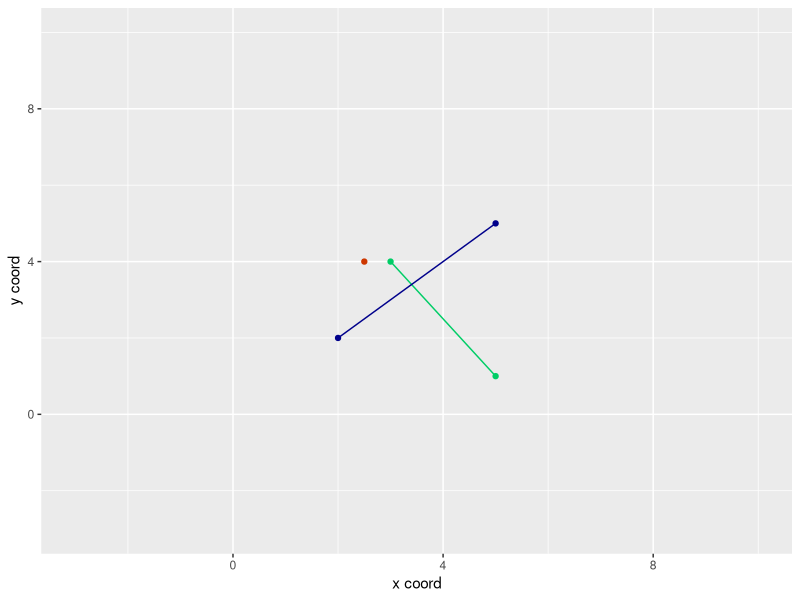
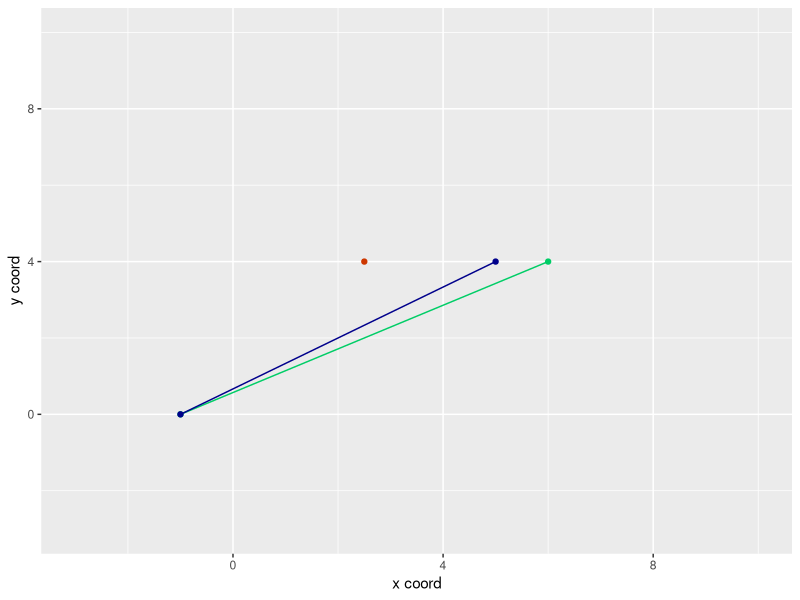
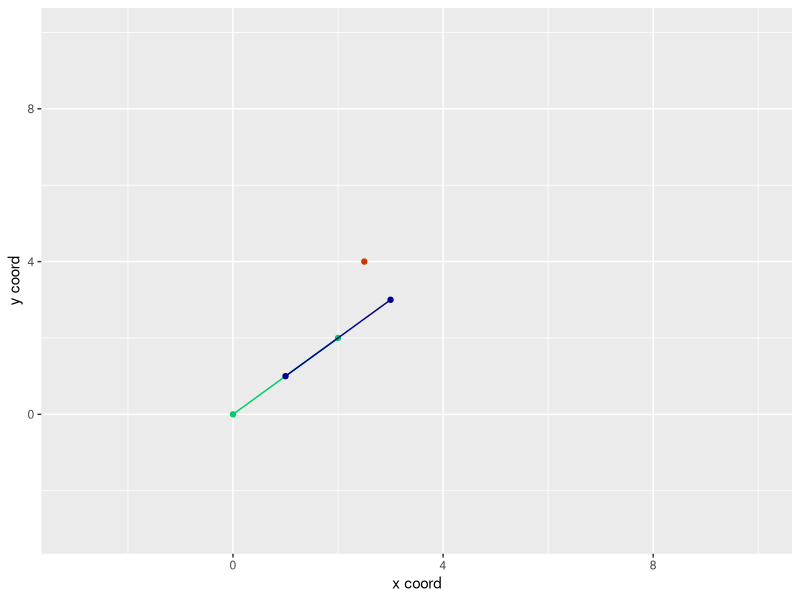
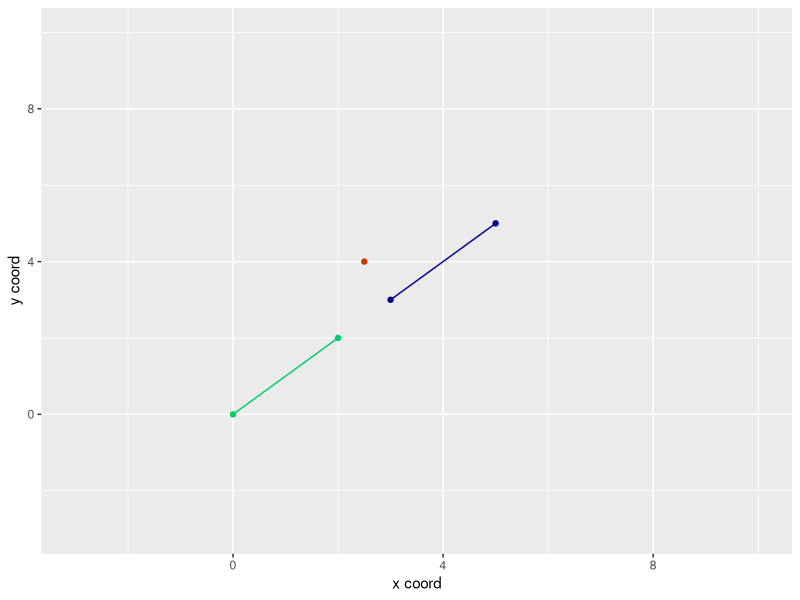
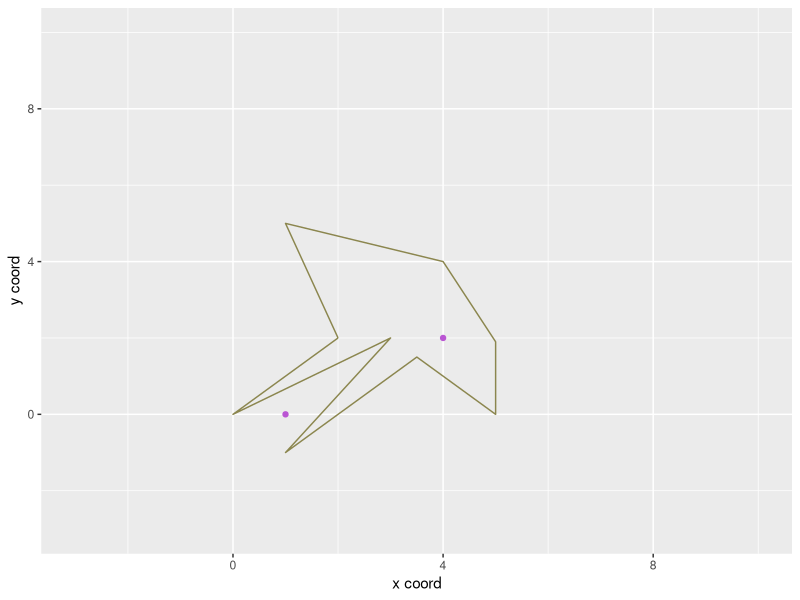

Generate these figures, in order, with R:
setwd("~/wrk/algo/point-in-polygon/")
rm(list = ls())
library(ggplot2)
library(purrr)

# 2d vector cross product function
cross = function(a, b) {
  ## positive = b turns left if placed from head of a
  ## zero     = b does not turn, its same angle as a
  ## negative = b turns right if placed from head of a
  a[[1]] * b[[2]] - a[[2]] * b[[1]]
}

# determine if a point is on left of a line
is_on_left = function(p, s1, s2) {
  if (cross(p - s1, p - s2) > 0)
    return(TRUE)
  return(FALSE)
}

# determine if a point is on right of a line
is_on_right = function(p, s1, s2) {
  if (cross(p - s1, p - s2) < 0)
    return(TRUE)
  return(FALSE)
}

two.segment.intersect = function(a, b, c, d) {
  ## line segment intersection test
  # The two segments are a-b and c-d
  # Case 1: two segments lie on same line and intersect infinitely many points
  # Case 2: segments have a common vertex that is the only intersection points
  # Case 3: there is one intersection point that is not a vertex of
  #         any line segment
  stopifnot(
    length(a) == length(b) && length(b) == length(c)
    && length(c) == length(d) && length(a) == 2
  )
  case1 = FALSE
  case2 = FALSE
  case3 = FALSE
  EPSILON = 1e-9
  # Case 1 - both line segments fall on same line and overlap
  # do vec cross product
  # sort points by x and y
  # check if other segment's point occurs before second point
  # of first segment
  if (abs(cross(b - a, d - c)) < EPSILON) {
    # sort pts
    pts = rbind(a, b, c, d)
    pts = data.frame(pts)
    colnames(pts) = c("x", "y")
    pts = pts[order(pts$y, decreasing = TRUE), ]
    pts = pts[order(pts$x, decreasing = TRUE), ]
    # check if either first two points or last two points
    # equal the points of one of the line segments
    # @NOTE: this == should be fine since we are doing equality of
    # a float with itself, not a float with a different float
    seg1 = rbind(a, b)
    check1 = sum(seg1 == pts[3:4,]) == 4 ||
      sum(seg1 == pts[1:2,]) == 4
    # check if either first two points or last two points
    # equal the points of one of the line segments *in reversed order*
    seg1 = rbind(b, a)
    check2 = sum(seg1 == pts[3:4,]) == 4 ||
      sum(seg1 == pts[1:2,]) == 4
    if (check1 || check2 == TRUE) {
      # print("case1 intersect not detected")
    } else {
      print("case1 (overlapping segments w/ same angle) intersect detected")
      case1 = TRUE
    }
  } else {
    # print("case1 intersect not detected")
  }
  # Case 2: line segments have a common vertex that is
  # the only intersection point
  # check if a == c, a == d, b == c, or b == d
  if (sum(a == c) == 2 ||
      sum(a == d) == 2 || sum(b == c) == 2 || sum(b == d) == 2) {
    print("case2 (shared vertex) intersect detected")
    case2 = TRUE
  } else {
    # print("case2 intersect not detected")
  }
  # Case 3: a--b and c--d intersect at exactly one
  # non-vertex point
  # a and b are on diff sides of line c--d. also points c and d are on
  # diff sides of a line through a--b.
  check1 = (is_on_left(a, c, d) && is_on_right(b, c, d)) ||
    (is_on_left(b, c, d) && is_on_right(a, c, d))
  check2 = (is_on_left(c, a, b) && is_on_right(d, a, b)) ||
    (is_on_left(d, a, b) && is_on_right(c, a, b))
  if (check1 && check2) {
    print("case3 non-vertex intersect at single point")
    case3 = TRUE
  } else {
    # print("case3 intersect not detected")
  }
  if (case1 || case2 || case3) {
    return(TRUE)
  }
  else {
    return(FALSE)
  }
}

#######################################
# Visualize functions
#######################################

# Draw 2 segments and a lone point for testing segment intersection
# and cross functions. Note that the segments are given in ggplot
# format as lists of xs and ys rather than paired as points.
# This could easily be refactored to pass in a data.frame or a list
# of points instead.
visualize.segments = function(xsegs1,
                              ysegs1,
                              xsegs2,
                              ysegs2,
                              xlonepoint,
                              ylonepoint) {
  df1 = cbind(xsegs1, ysegs1) %>% data.frame
  df2 = cbind(xsegs2, ysegs2) %>% data.frame
  df3 = c(xlonepoint, ylonepoint) %>% t %>% data.frame
  colnames(df3) = c("xlonepoint", "ylonepoint")
  ptcol = c("1" = "springgreen3", "2" = "blue4", "3" = "orangered3")
  ggplot() +
    xlim(c(-3, 10)) +
    ylim(c(-3, 10)) +
    layer(
      data = df1,
      mapping = aes(x = xsegs1, y = ysegs1, color = "1"),
      stat = "identity",
      position = "identity",
      geom = "path"
    ) + geom_point(aes(x = xsegs1, y = ysegs1, color = "1")) +
    geom_point(aes(x = xlonepoint, y = ylonepoint, color = "3")) +
    layer(
      data = df2,
      stat = "identity",
      position = "identity",
      geom = "path",
      mapping = aes(x = xsegs2, y = ysegs2, color = "2"),
    ) + geom_point(aes(x = xsegs2, y = ysegs2, color = "2")) +
    theme(legend.position = "none") +
    xlab("x coord") + ylab("y coord") +
    scale_color_manual(values = ptcol)
}

# visualize polygon and several points
# polydf is a data.frame of points with x in the first col and y in the second
# pts is a list of 2-vectors with each point given as (x,y)
visualize.poly = function(polydf, pts) {
  stopifnot(pts %>% class == "list")
  stopifnot(length(pts[[1]]) == 2)
  # change pts data into a data.frame in the right format for ggplot
  pts = data.frame(pts %>% data.frame %>% t)
  colnames(pts) = c("x", "y")
  ptcol = c(
    "1" = "springgreen3",
    "2" = "blue4",
    "3" = "orangered3",
    "4" = "mediumorchid",
    "5" = "khaki4"
  )
  ggplot() +
    xlim(c(-3, 10)) +
    ylim(c(-3, 10)) +
    layer(
      data = polydf,
      mapping = aes(x = xs, y = ys, color = "5"),
      stat = "identity",
      position = "identity",
      geom = "path"
    ) +
    scale_color_manual(values = ptcol) +
    layer(
      data = pts,
      mapping = aes(x = x, y = y, color = "4"),
      stat = "identity",
      position = "identity",
      geom = "point"
    ) +
    theme(legend.position = "none") +
    xlab("x coord") + ylab("y coord")
}

# Determine if a given point is *inside* or *outside* of a polygon
is.point.inside.poly = function(poly, pt) {
  # Pick arbitrary direction.
  # Cast a ray by building a segment from the point in arbitrary direction
  # with a very long length.
  # Loop through polygon segments and add 1 to a counter for each segment
  # that the ray intersects.
  # If the counter is 0,2,4, etc then the point is outside the polygon.
  # if the counter is 1,3,5, etc then the point is inside the polygon.
  ray = list(pt, pt + c(10, 0)) # select zero degree direction
  # 1 2 3 4 5 6 7 8 9 10
  #  - - - - - - - - -
  count = 0 
  for (i in 1:(length(poly[, 1]) - 1)) {
    # cat("checking if [", ray[[1]], ",", ray[[2]], "] intersects ")
    # cat("[", unlist(poly[i, ]), ",", unlist(poly[i +1, ]), "]\n")
    
    if (two.segment.intersect(ray[[1]], ray[[2]], 
                              unlist(poly[i, ]), unlist(poly[i +1, ]))) {
      count = count + 1
    }
  }
  
  if (count %% 2 == 0)  { cat("count is ", count, "\n"); return(FALSE) }
  cat("count is ", count, "\n");
  return(TRUE)
} 

#########################################
# which side of blue line is red
# point on
#########################################
xsegs1 = c(3, 5)
ysegs1 = c(4, 1)
xsegs2 = c(2, 5)
ysegs2 = c(2, 5)
xlonepoint = c(2.5)
ylonepoint = c(4)
p = c(xlonepoint, ylonepoint)
s1 = c(xsegs2[[1]], ysegs2[[1]])
s2 = c(xsegs2[[2]], ysegs2[[2]])
visualize.segments(xsegs1, ysegs1, xsegs2, ysegs2, xlonepoint, ylonepoint)
cat("Demo1: is_on_left(p,s1,s2)\nexpected = TRUE")
cat("result =", is_on_left(p, s1, s2), "\n")
cat("Demo2: is_on_right(p,s1,s2)\nexpected = FALSE")
cat("result =", is_on_right(p, s1, s2), "\n")

########################################
# intersection test - non-vertex intersect
########################################
a = c(xsegs2[[1]], ysegs2[[1]])
b = c(xsegs2[[2]], ysegs2[[2]])
c = c(xsegs1[[1]], ysegs1[[1]])
d = c(xsegs1[[2]], ysegs1[[2]])
two.segment.intersect(a, b, c, d)

########################################
# intersection test - shared vertex
########################################
xsegs1 = c(-1, 6)
ysegs1 = c(0, 4)
xsegs2 = c(-1, 5)
ysegs2 = c(0, 4)
a = c(xsegs2[[1]], ysegs2[[1]])
b = c(xsegs2[[2]], ysegs2[[2]])
c = c(xsegs1[[1]], ysegs1[[1]])
d = c(xsegs1[[2]], ysegs1[[2]])
visualize.segments(xsegs1, ysegs1, xsegs2, ysegs2, xlonepoint, ylonepoint)
two.segment.intersect(a, b, c, d)

########################################
# intersection test  - overlapping, same angle
########################################
xsegs1 = c(0, 2)
ysegs1 = c(0, 2)
xsegs2 = c(1, 3)
ysegs2 = c(1, 3)
a = c(xsegs2[[1]], ysegs2[[1]])
b = c(xsegs2[[2]], ysegs2[[2]])
c = c(xsegs1[[1]], ysegs1[[1]])
d = c(xsegs1[[2]], ysegs1[[2]])
visualize.segments(xsegs1, ysegs1, xsegs2, ysegs2, xlonepoint, ylonepoint)
two.segment.intersect(a, b, c, d)

########################################
# intersection test - non overlapping, same angle
########################################
xsegs1 = c(0, 2)
ysegs1 = c(0, 2)
xsegs2 = c(3, 5)
ysegs2 = c(3, 5)
a = c(xsegs2[[1]], ysegs2[[1]])
b = c(xsegs2[[2]], ysegs2[[2]])
c = c(xsegs1[[1]], ysegs1[[1]])
d = c(xsegs1[[2]], ysegs1[[2]])
visualize.segments(xsegs1, ysegs1, xsegs2, ysegs2, xlonepoint, ylonepoint)
two.segment.intersect(a, b, c, d)

#########################################
# Note:  
#########################################
# When two segments intersect at one of their vertices but dont share a common vertex, it is not counted as intersecting.
# This is a correct part of the algorithm but
# in practice it means one needs to case multiple rays
# to ensure that you don't incorrectly report a FALSE
# when it should be a true.
two.segment.intersect(c(4,2),c(14,2), c(4,4),c(5,2))


########################################
# Point inside polygon
########################################
xs = strsplit("2 1 4 5 +5. 3.5 +1 3 0 2", ' ') %>% unlist %>% as.double
ys = strsplit("2 5 4 1.9 0 1.5 -1 2 0 2", ' ') %>% unlist %>% as.double
polydf = data.frame(cbind(xs, ys))
# test points constructed as xy
p1 = c(4, 2)
p2 = c(1, 0)
visualize.poly(polydf, list(p1, p2))

########################################
# Test if purple points are inside polygon
########################################
is.point.inside.poly(polydf, p1) # should be TRUE 
is.point.inside.poly(polydf, p2) # should be FALSE
